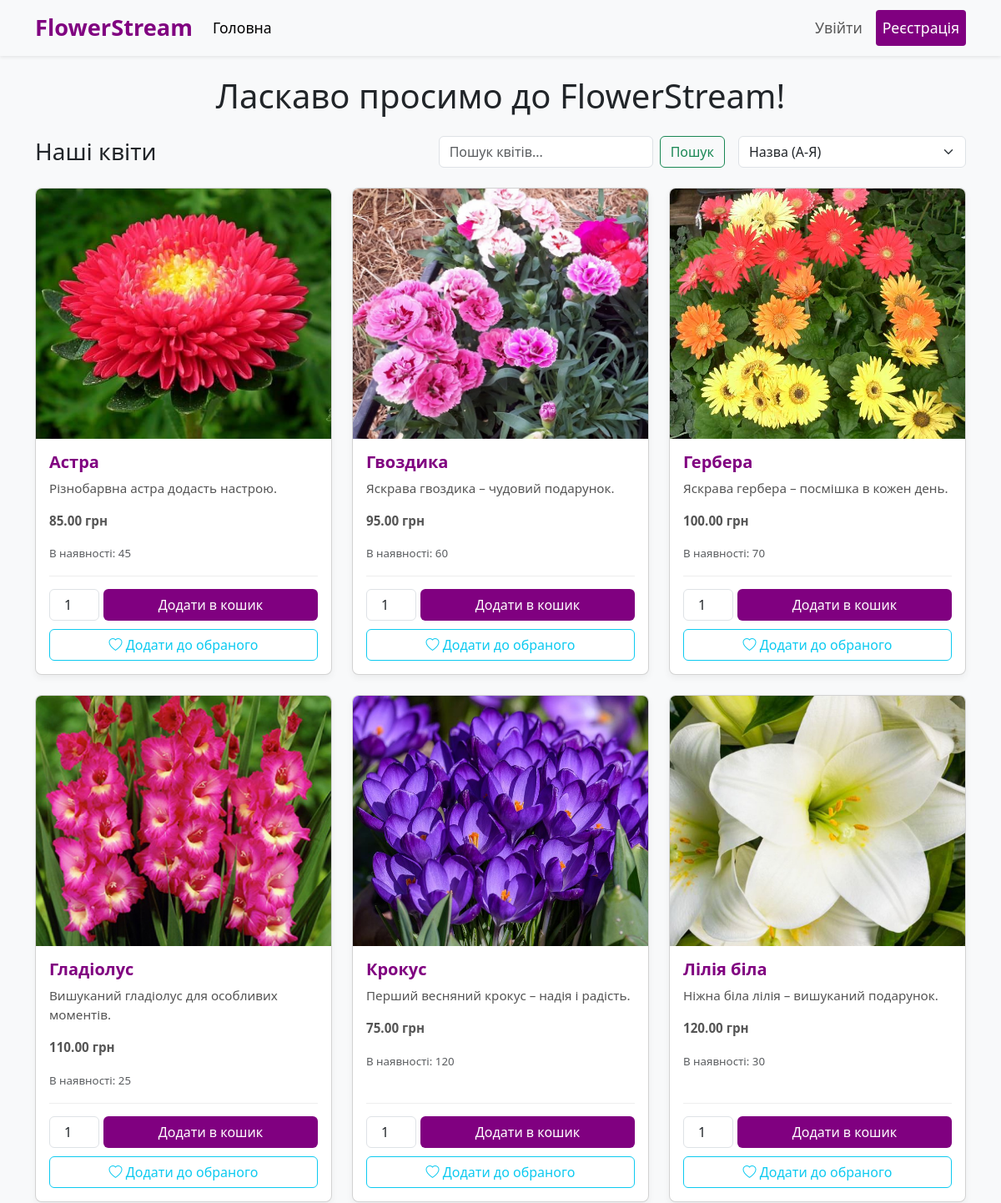
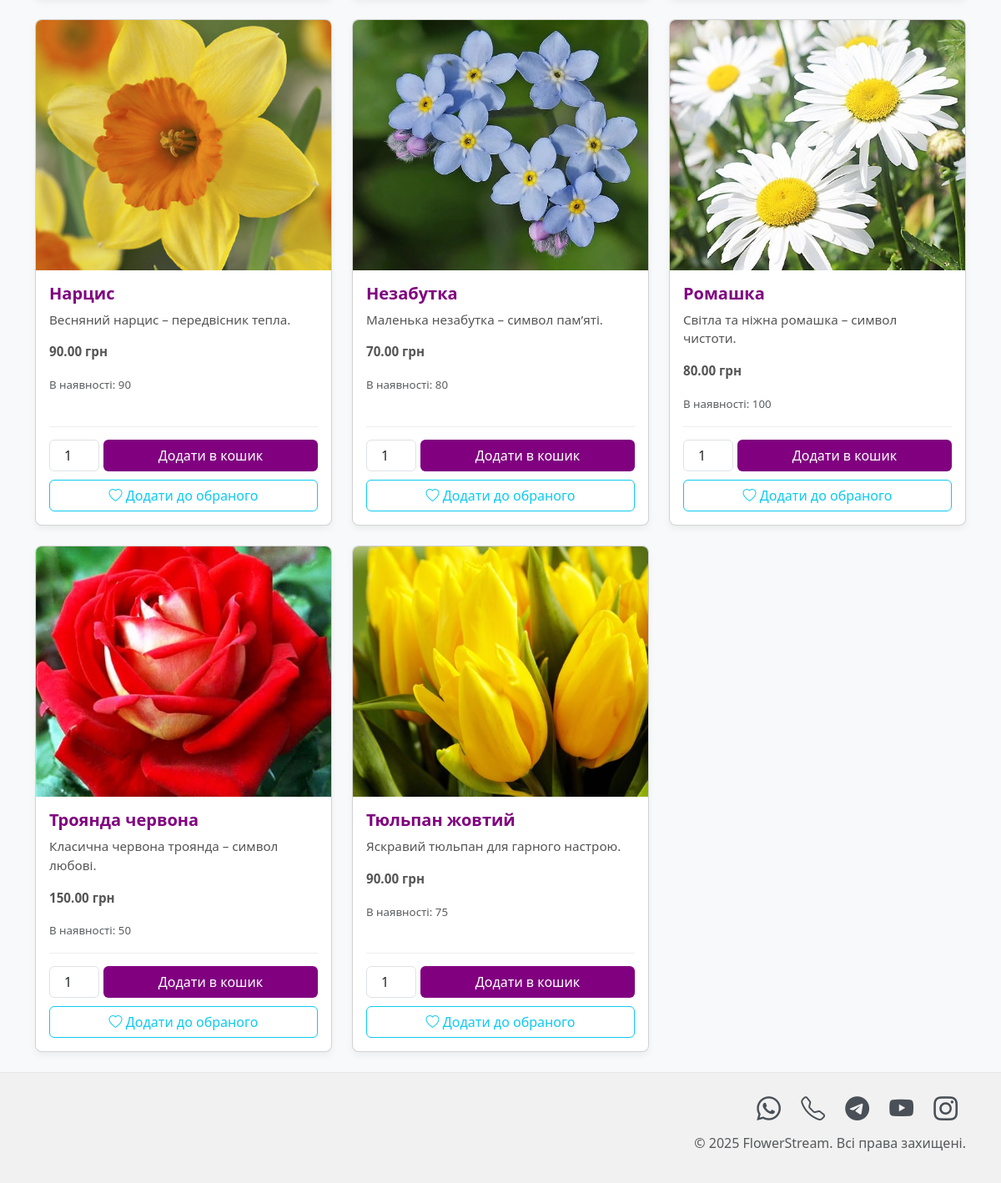
The page / on the database its author committed (2 pictures, top to bottom).
### tables this page shows
CREATE TABLE products (
            id INTEGER PRIMARY KEY AUTOINCREMENT,
            name TEXT NOT NULL,
            description TEXT,
            price REAL NOT NULL,
            image_url TEXT,
            stock INTEGER NOT NULL DEFAULT 100 -- New stock column
        );

### app.py (the view)
@app.route('/')
def home():
    is_admin = session.get('is_admin', False)
    user_logged_in = session.get('user_id') is not None
    search_query = request.args.get('search_query') # Get search query from URL parameters
    sort_order = request.args.get('sort', 'name_asc')  # Default to 'name_asc'
    flowers = load_products_from_db(search_query, sort_order) # Load products based on search and sort
    cart = []
    cart_count = 0
    favorites = []
    edit_mode = session.get('edit_mode', False)
    if user_logged_in:
        cart = session.get('cart', [])
        cart_count = sum(item['quantity'] for item in cart) if cart else 0
        favorites = session.get('favorites', [])
    else:
        session.pop('cart', None)
        session.pop('favorites', None)
        session.pop('edit_mode', None)
    return render_template('home.html', flowers=flowers, is_admin=is_admin,
                           cart_count=cart_count, favorites=favorites,
                           user_logged_in=user_logged_in, edit_mode=edit_mode,
                           search_query=search_query, sort_order=sort_order) # Pass search_query and sort_order to template

### db.py (called while the page is built)
def get_db_connection():
    if 'db' not in g:
        database = current_app.config.get('DATABASE')
        if not database:
            raise RuntimeError("Environment variable 'DATABASE' is not set. Check your .env file.")
        conn = sqlite3.connect(database)
        conn.row_factory = sqlite3.Row
        g.db = conn
    return g.db

### templates/home.html (shortened to what this page needs)
<!DOCTYPE html>
<html lang="uk">
<head>
    <link href="https://cdn.jsdelivr.net/npm/bootstrap@5.3.0/dist/css/bootstrap.min.css" rel="stylesheet">
    <link rel="stylesheet" href="https://cdn.jsdelivr.net/npm/bootstrap-icons@1.10.5/font/bootstrap-icons.css">
</head>
<body {% if edit_mode %}class="edit-mode-active"{% endif %}>
    <nav class="navbar navbar-expand-lg navbar-light bg-light shadow-sm">
        <div class="container">
            <a class="navbar-brand" href="{{ url_for('home') }}">FlowerStream</a>
            <div class="collapse navbar-collapse" id="navbarNav">
                <ul class="navbar-nav me-auto mb-2 mb-lg-0">
                    <li class="nav-item">
                        <a class="nav-link active" aria-current="page" href="{{ url_for('home') }}">Головна</a>
                    </li>
                </ul>
                <ul class="navbar-nav">
                    {% if user_logged_in %}
                        <li class="nav-item">
                            <span class="nav-link text-dark">Привіт, {{ session.username }}!</span>
                        </li>
                        <li class="nav-item">
                            <a class="nav-link btn btn-outline-danger btn-sm" href="{{ url_for('logout') }}">Вийти</a>
                        </li>
                    {% else %}
                        <li class="nav-item">
                            <a class="nav-link btn btn-outline-primary btn-sm me-2" href="{{ url_for('login') }}">Увійти</a>
                        </li>
                        <li class="nav-item">
                            <a class="nav-link btn btn-primary btn-sm" href="{{ url_for('register') }}" style="background-color: purple; color: white;">Реєстрація</a>
                        </li>
                    {% endif %}
                </ul>
            </div>
        </div>
    </nav>
    <div class="container py-4">
        <h1 class="mb-4 text-center">Ласкаво просимо до FlowerStream!</h1>
        <div class="d-flex justify-content-between align-items-center mb-4">
            <h3 class="mb-0">Наші квіти</h3>
            <div class="d-flex">
                <form action="{{ url_for('home') }}" method="get" class="d-flex me-3">
                    <input type="search" name="search_query" class="form-control me-2" placeholder="Пошук квітів..." aria-label="Search" value="{{ search_query or '' }}">
                    <button class="btn btn-outline-success" type="submit">Пошук</button>
                </form>
                <form action="{{ url_for('home') }}" method="get" class="d-flex">
                    <select name="sort" onchange="this.form.submit()" class="form-select">
                        <option value="name_asc" {% if sort_order == 'name_asc' %}selected{% endif %}>Назва (А-Я)</option>
                    </select>
                </form>
            </div>
        </div>
        <div class="row row-cols-1 row-cols-md-2 row-cols-lg-3 g-4">
            {% for flower in flowers %}
            <div class="col">
                <div class="card flower-card">
                    <a href="{{ url_for('product_detail', product_id=flower.id) }}">
                         <img src="{{ url_for('static', filename=flower.image_url.split('static/')[-1]) }}" class="card-img-top" alt="{{ flower.name }}">
                    </a>
                    <div class="card-body">
                        <h5 class="card-title">{{ flower.name }}</h5>
                        <p class="card-text">{{ flower.description }}</p>
                        <p class="card-text"><strong>{{ "%.2f"|format(flower.price) }} грн</strong></p>
                        <p class="card-text"><small class="text-muted">В наявності: {{ flower.stock }}</small></p>
                        {% if is_admin and edit_mode %}
                        <div class="d-flex flex-column gap-2">
                            <button type="button" class="btn btn-outline-primary btn-sm edit-flower-btn" data-bs-toggle="modal" data-bs-target="#editFlowerModal" data-flower-id="{{ flower.id }}">
                                Редагувати
                            </button>
                            <form action="{{ url_for('delete_flower', flower_id=flower.id) }}" method="post" class="d-inline">
                                <button type="submit" class="btn btn-outline-danger btn-sm" onclick="return confirm('Ви впевнені, що хочете видалити цей товар?');">Видалити</button>
                            </form>
                        </div>
                        {% else %}
                            <div class="card-buttons">
                                <form action="{{ url_for('add_to_cart', flower_id=flower.id) }}" method="post" class="add-to-cart-form">
                                    <input type="number" name="quantity" class="form-control" value="1" min="1" max="{{ flower.stock }}" {% if flower.stock == 0 %}disabled{% endif %}>
                                    <button type="submit" class="btn btn-purple" {% if flower.stock == 0 %}disabled{% endif %}>
                                        {% if flower.stock == 0 %}Немає в наявності{% else %}Додати в кошик{% endif %}
                                    </button>
                                </form>
                                <form action="{{ url_for('add_to_favorites', flower_id=flower.id) }}" method="post">
                                    <button type="submit" class="btn btn-outline-info">
                                        {% if flower.id in favorites|map(attribute='id')|list %}
                                            <i class="bi bi-heart-fill"></i> В обраному
                                        {% else %}
                                            <i class="bi bi-heart"></i> Додати до обраного
                                        {% endif %}
                                    </button>
                                </form>
                            </div>
                        {% endif %}
                    </div>
                </div>
            </div>
            {% endfor %}
        </div>
    </div>
    <footer class="footer mt-auto">
        <div class="container text-end">
            <div class="social-icons">
                <a href="https://wa.me/PHONE_NUMBER" target="_blank" title="WhatsApp"><i class="bi bi-whatsapp"></i></a>
                <a href="tel:PHONE_NUMBER" title="Телефон"><i class="bi bi-telephone"></i></a>
                <a href="https://t.me/tarassts" target="_blank" title="Telegram"><i class="bi bi-telegram"></i></a>
                <a href="https://www.youtube.com/YOUTUBE_CHANNEL" target="_blank" title="YouTube"><i class="bi bi-youtube"></i></a>
                <a href="https://www.instagram.com/INSTAGRAM_USERNAME" target="_blank" title="Instagram"><i class="bi bi-instagram"></i></a>
            </div>
            <p class="text-muted mt-2">&copy; {{ 'now' | date('%Y') }} FlowerStream. Всі права захищені.</p>
        </div>
    </footer>
</body>
</html>

### templates/home.html (style rules this page uses)
body { display: flex; flex-direction: column; min-height: 100vh; background-color: #f8f9fa; }
.container.py-4 { flex: 1; }
.bi { transition: color 0.2s ease; }
.footer { background-color: #f1f1f1; padding: 20px 0; text-align: center; border-top: 1px solid #e7e7e7; }
.social-icons a { font-size: 1.8rem; margin: 0 10px; color: #495057; transition: color 0.3s ease; }
.navbar-brand { font-size: 1.7rem; font-weight: bold; color: #800080 !important; }
.navbar-nav .nav-link { font-size: 1.1rem; }
.navbar-nav .nav-link { display: flex; align-items: center; min-height: 40px; }
.flower-card { box-shadow: 0 4px 8px rgba(0,0,0,0.05); border-radius: 8px; overflow: hidden; height: 100%; display: flex; flex-direction: column; }
.flower-card img { height: 300px; object-fit: cover; }
.flower-card .card-body { flex-grow: 1; display: flex; flex-direction: column; justify-content: space-between; }
.flower-card .card-title { font-size: 1.25rem; font-weight: bold; color: #800080; }
.flower-card .card-text { font-size: 0.95rem; color: #555; }
.btn-purple { background-color: #800080; color: white; }
.card-buttons { margin-top: auto; padding-top: 15px; border-top: 1px solid #eee; display: flex; flex-direction: column; gap: 10px; }
.card-buttons .btn { width: 100%; }
.add-to-cart-form { display: flex; align-items: center; gap: 5px; flex-wrap: nowrap; width: 100%; }
.add-to-cart-form input[type="number"] { width: 60px; text-align: center; flex-shrink: 0; }
.add-to-cart-form button { flex: 1; min-width: unset; }

### rows shown on the page
products: image_url (picture), name "Астра", description "Різнобарвна астра додасть настрою.", price "85.00", stock "45", quantity "1", shows "Додати в кошик", shows "Додати до обраного"
products: image_url (picture), name "Гвоздика", description "Яскрава гвоздика – чудовий подарунок.", price "95.00", stock "60", quantity "1", shows "Додати в кошик", shows "Додати до обраного"
products: image_url (picture), name "Гербера", description "Яскрава гербера – посмішка в кожен день.", price "100.00", stock "70", quantity "1", shows "Додати в кошик", shows "Додати до обраного"
products: image_url (picture), name "Гладіолус", description "Вишуканий гладіолус для особливих моментів.", price "110.00", stock "25", quantity "1", shows "Додати в кошик", shows "Додати до обраного"
products: image_url (picture), name "Крокус", description "Перший весняний крокус – надія і радість.", price "75.00", stock "120", quantity "1", shows "Додати в кошик", shows "Додати до обраного"
products: image_url (picture), name "Лілія біла", description "Ніжна біла лілія – вишуканий подарунок.", price "120.00", stock "30", quantity "1", shows "Додати в кошик", shows "Додати до обраного"
products: image_url (picture), name "Нарцис", description "Весняний нарцис – передвісник тепла.", price "90.00", stock "90", quantity "1", shows "Додати в кошик", shows "Додати до обраного"
products: image_url (picture), name "Незабутка", description "Маленька незабутка – символ пам’яті.", price "70.00", stock "80", quantity "1", shows "Додати в кошик", shows "Додати до обраного"
products: image_url (picture), name "Ромашка", description "Світла та ніжна ромашка – символ чистоти.", price "80.00", stock "100", quantity "1", shows "Додати в кошик", shows "Додати до обраного"
products: image_url (picture), name "Троянда червона", description "Класична червона троянда – символ любові.", price "150.00", stock "50", quantity "1", shows "Додати в кошик", shows "Додати до обраного"
products: image_url (picture), name "Тюльпан жовтий", description "Яскравий тюльпан для гарного настрою.", price "90.00", stock "75", quantity "1", shows "Додати в кошик", shows "Додати до обраного"
